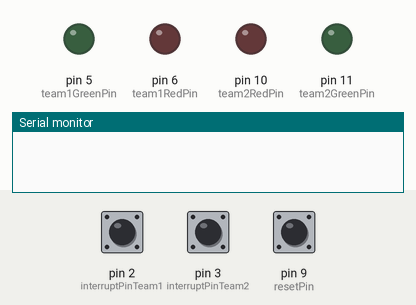
A sketch run on a simulated Arduino Uno, built with avr-gcc and run on an emulated ATmega328P. Parts: output pins drawn as LEDs (lit = HIGH), the last lines printed to the serial monitor. The test bench sets the inputs (shaded band); at power-on: pin 2 (interruptPinTeam1) LOW, pin 9 (resetPin) LOW, pin 3 (interruptPinTeam2) LOW.

Above: at 4.2 s.
4.3 s: pin 2 (interruptPinTeam1) pulled HIGH for 0.15 s
At 5.4 s:
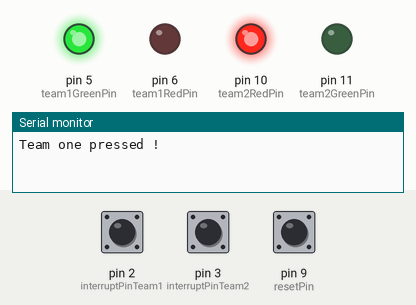
7.4 s: pin 9 (resetPin) pulled HIGH for 0.15 s
At 7.7 s:
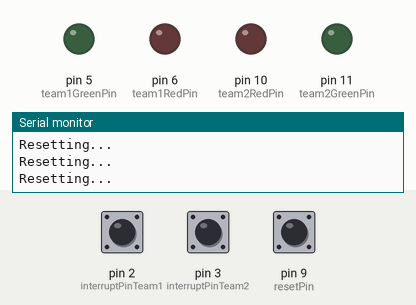
9.0 s: pin 3 (interruptPinTeam2) pulled HIGH for 0.15 s
At 10.2 s:
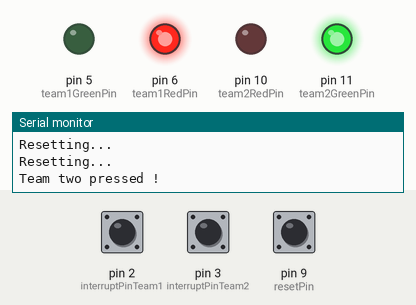
12.1 s: pin 9 (resetPin) pulled HIGH for 1 s
At 12.5 s:
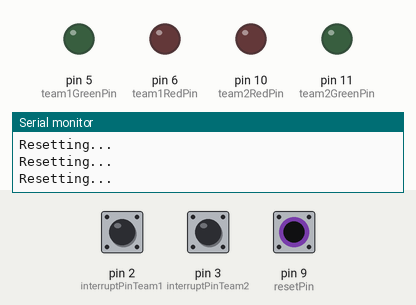
14.6 s: pin 9 (resetPin) driven HIGH
17.6 s: pin 2 (interruptPinTeam1) pulled HIGH for 1 s
Timing chart, 0 to 20.6 s (numbered marks = the images above; inputs shaded):
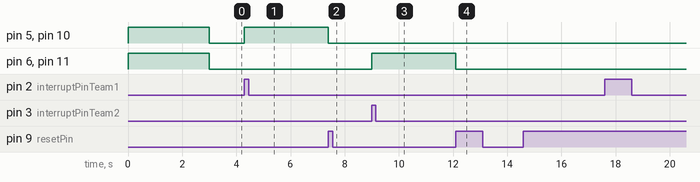

The sketch:

BurgerQuizz.ino
```cpp
#include <MsTimer2.h>

// Constant definitions
const byte interruptPinTeam1 = 2;
const byte interruptPinTeam2 = 3;
const byte team1RedPin = 6;
const byte team1GreenPin = 5;
const byte team2RedPin = 10;
const byte team2GreenPin = 11;
const byte resetPin = 9;

#define DEBOUNCE_DELAY 110

// Global variables
volatile boolean ignore = false;

void setup() {
    Serial.begin(9600);

    // Team one assignements:
    pinMode(interruptPinTeam1, INPUT);
    pinMode(team1RedPin, OUTPUT);
    pinMode(team1GreenPin, OUTPUT);
    attachInterrupt(digitalPinToInterrupt(interruptPinTeam1), team1Press, RISING);

    // Team two assignements:
    pinMode(interruptPinTeam2, INPUT);
    pinMode(team2RedPin, OUTPUT);
    pinMode(team2GreenPin, OUTPUT);
    attachInterrupt(digitalPinToInterrupt(interruptPinTeam2), team2Press, RISING);

    analogWrite(team1GreenPin, 255);
    analogWrite(team2RedPin, 255);
    analogWrite(team2GreenPin, 255);
    analogWrite(team1RedPin, 255);

    delay(3000);

    analogWrite(team1GreenPin, 0);
    analogWrite(team2RedPin, 0);
    analogWrite(team2GreenPin, 0);
    analogWrite(team1RedPin, 0);

    // Reset timer
    MsTimer2::set(5000, reset); // 5000ms period
}

void loop() {
    if (digitalRead(resetPin) == 1) {
        reset();
    }
}

void team1Press() {
    if (!ignore) {
        static unsigned long last_interrupt_time = 0;
        unsigned long interrupt_time = millis();
        if (interrupt_time - last_interrupt_time > DEBOUNCE_DELAY)
        {
            Serial.println("Team one pressed !");
            ignore = true;
            analogWrite(team1GreenPin, 255);
            analogWrite(team2RedPin, 255);
            MsTimer2::start();
        }
        last_interrupt_time = interrupt_time;
    }
}

void team2Press() {
   if (!ignore) {
   static unsigned long last_interrupt_time = 0;
   unsigned long interrupt_time = millis();
   if (interrupt_time - last_interrupt_time > DEBOUNCE_DELAY)
   {
       Serial.println("Team two pressed !");
       ignore = true;
       analogWrite(team2GreenPin, 255);
       analogWrite(team1RedPin, 255);
       MsTimer2::start();
   }
   last_interrupt_time = interrupt_time;
   }
}

void reset() {
    Serial.println("Resetting...");
    MsTimer2::stop();
    ignore = false;
     analogWrite(team1GreenPin, 0);
     analogWrite(team1RedPin, 0);
     analogWrite(team2GreenPin, 0);
     analogWrite(team2RedPin, 0);
}
```

Measured:
- after the input at 4.3 s, pin 5 (team1GreenPin), pin 10 (team2RedPin): LOW → HIGH at once
- after the input at 7.4 s, pin 5 (team1GreenPin), pin 10 (team2RedPin): HIGH → LOW at once
- after the input at 9.0 s, pin 6 (team1RedPin), pin 11 (team2GreenPin): LOW → HIGH at once
- after the input at 12.1 s, pin 6 (team1RedPin), pin 11 (team2GreenPin): HIGH → LOW after 0.00 s instead of 1.9 s
